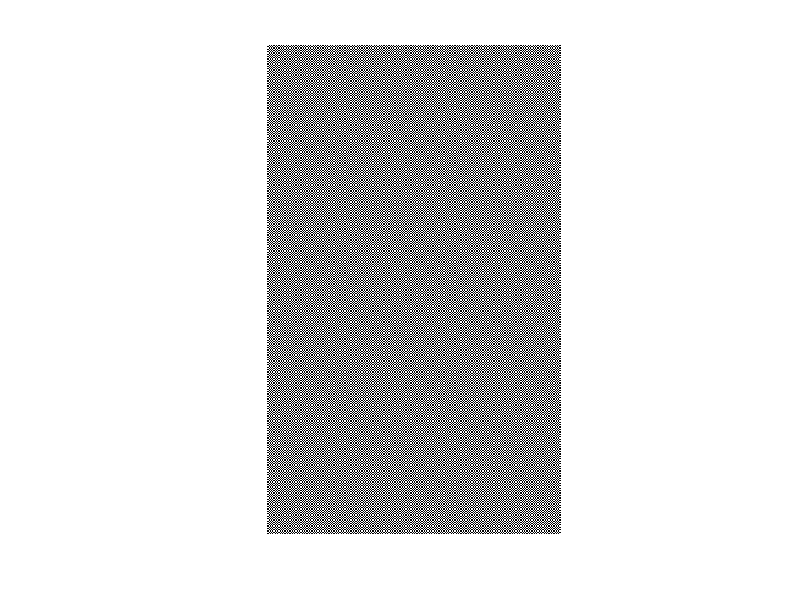

Source code (MATLAB):
%script which creates black and white checkerboard with specified image size and checker
%size in pixels. The checkerboard image can then be shifted/displaced to
%form new unique checkerboards

checkerfold = 'C:\Users\rtebb\Documents\SummerProject\Automation\checkerboards\';

width = 800;
height = 480;
pxGrd = 2;  % only  nice, even checker sizes will give uniform grids

blank = zeros(width, height);

original = blank;

motif = zeros(pxGrd * 2, pxGrd * 2); 

% create our motif to repeat which will repeat throughout the periodic lattice
for i = 1:pxGrd
    
    for j = 1:pxGrd
        
        motif(i,j) = 255;
        motif(i+pxGrd,j+pxGrd) = 255;
        
    end
    
end


% changes each periodic block to the motif
for i = 1: width / (2 * pxGrd)
    
    for j = 1:height / (2 * pxGrd)
        
        posw = (i-1) * pxGrd * 2 + 1;
        posh = (j-1) * pxGrd * 2 + 1;
        original(posw : posw + 2 * pxGrd - 1, posh : posh + 2 * pxGrd - 1) = motif;
        
    end
    
end


shiftw = 0; % shift in x direction
shifth = 0; % shift in y direction


shifted = blank;

% creates displaced checkerboard image, iterates through unshifted image
% and assigns each pixel at a set displacement to the shifted image
for i = 1:width
    
    for j = 1:height
        
        posw = i + shiftw;
        posh = j + shifth;
        
        if(i+shiftw > width)
            
            posw =  mod(i+shiftw, width); % accounts for going out of bounds of image width 
            
        end
        
        if(j + shifth > height)
            
            posh = mod(j + shifth, height) ; % accounts for going out of bounds of image height
            
        end
        
        shifted(posw, posh) = original(i,j); 
        
    end
    
end

% save and show checkerboard
imwrite(shifted, strcat(checkerfold, "8w3h1.png"));
imshow(shifted);
